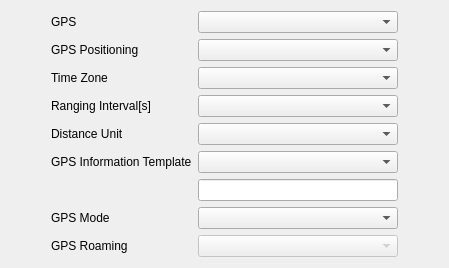
     <widget class="QWidget" name="tab_13">
      <attribute name="title">
       <string>GPS/Ranging</string>
      </attribute>
      <layout class="QHBoxLayout" name="horizontalLayout_23">
       <item>
        <spacer name="horizontalSpacer_22">
         <property name="orientation">
          <enum>Qt::Orientation::Horizontal</enum>
         </property>
         <property name="sizeHint" stdset="0">
          <size>
           <width>40</width>
           <height>20</height>
          </size>
         </property>
        </spacer>
       </item>
       <item>
        <layout class="QFormLayout" name="formLayout_16">
         <property name="formAlignment">
          <set>Qt::AlignmentFlag::AlignLeading|Qt::AlignmentFlag::AlignLeft|Qt::AlignmentFlag::AlignTop</set>
         </property>
         <item row="0" column="0">
          <widget class="QLabel" name="label_156">
           <property name="text">
            <string>GPS</string>
           </property>
          </widget>
         </item>
         <item row="1" column="0">
          <widget class="QLabel" name="label_157">
           <property name="text">
            <string>GPS Positioning</string>
           </property>
          </widget>
         </item>
         <item row="2" column="0">
          <widget class="QLabel" name="label_158">
           <property name="text">
            <string>Time Zone</string>
           </property>
          </widget>
         </item>
         <item row="3" column="0">
          <widget class="QLabel" name="label_159">
           <property name="text">
            <string>Ranging Interval[s]</string>
           </property>
          </widget>
         </item>
         <item row="4" column="0">
          <widget class="QLabel" name="label_160">
           <property name="text">
            <string>Distance Unit</string>
           </property>
          </widget>
         </item>
         <item row="5" column="0">
          <widget class="QLabel" name="label_161">
           <property name="text">
            <string>GPS Information Template</string>
           </property>
          </widget>
         </item>
         <item row="1" column="1">
          <widget class="QComboBox" name="gpsPositioningCmbx">
           <property name="sizePolicy">
            <sizepolicy hsizetype="Fixed" vsizetype="Fixed">
             <horstretch>0</horstretch>
             <verstretch>0</verstretch>
            </sizepolicy>
           </property>
           <property name="minimumSize">
            <size>
             <width>200</width>
             <height>0</height>
            </size>
           </property>
          </widget>
         </item>
         <item row="0" column="1">
          <widget class="QComboBox" name="gpsCmbx">
           <property name="sizePolicy">
            <sizepolicy hsizetype="Fixed" vsizetype="Fixed">
             <horstretch>0</horstretch>
             <verstretch>0</verstretch>
            </sizepolicy>
           </property>
           <property name="minimumSize">
            <size>
             <width>200</width>
             <height>0</height>
            </size>
           </property>
          </widget>
         </item>
         <item row="2" column="1">
          <widget class="QComboBox" name="timeZoneCmbx">
           <property name="sizePolicy">
            <sizepolicy hsizetype="Fixed" vsizetype="Fixed">
             <horstretch>0</horstretch>
             <verstretch>0</verstretch>
            </sizepolicy>
           </property>
           <property name="minimumSize">
            <size>
             <width>200</width>
             <height>0</height>
            </size>
           </property>
          </widget>
         </item>
         <item row="3" column="1">
          <widget class="QComboBox" name="rangingIntervalCmbx">
           <property name="sizePolicy">
            <sizepolicy hsizetype="Fixed" vsizetype="Fixed">
             <horstretch>0</horstretch>
             <verstretch>0</verstretch>
            </sizepolicy>
           </property>
           <property name="minimumSize">
            <size>
             <width>200</width>
             <height>0</height>
            </size>
           </property>
          </widget>
         </item>
         <item row="4" column="1">
          <widget class="QComboBox" name="distanceUnitCmbx">
           <property name="sizePolicy">
            <sizepolicy hsizetype="Fixed" vsizetype="Fixed">
             <horstretch>0</horstretch>
             <verstretch>0</verstretch>
            </sizepolicy>
           </property>
           <property name="minimumSize">
            <size>
             <width>200</width>
             <height>0</height>
            </size>
           </property>
          </widget>
         </item>
         <item row="5" column="1">
          <widget class="QComboBox" name="gpsInformationUpdateCmbx">
           <property name="sizePolicy">
            <sizepolicy hsizetype="Fixed" vsizetype="Fixed">
             <horstretch>0</horstretch>
             <verstretch>0</verstretch>
            </sizepolicy>
           </property>
           <property name="minimumSize">
            <size>
             <width>200</width>
             <height>0</height>
            </size>
           </property>
           <property name="maximumSize">
            <size>
             <width>200</width>
             <height>16777215</height>
            </size>
           </property>
          </widget>
         </item>
         <item row="7" column="0">
          <widget class="QLabel" name="label_162">
           <property name="text">
            <string>GPS Mode</string>
           </property>
          </widget>
         </item>
         <item row="7" column="1">
          <widget class="QComboBox" name="gpsModeCmbx">
           <property name="sizePolicy">
            <sizepolicy hsizetype="Fixed" vsizetype="Fixed">
             <horstretch>0</horstretch>
             <verstretch>0</verstretch>
            </sizepolicy>
           </property>
           <property name="minimumSize">
            <size>
             <width>200</width>
             <height>0</height>
            </size>
           </property>
           <property name="maximumSize">
            <size>
             <width>200</width>
             <height>16777215</height>
            </size>
           </property>
          </widget>
         </item>
         <item row="8" column="0">
          <widget class="QLabel" name="label_163">
           <property name="text">
            <string>GPS Roaming</string>
           </property>
          </widget>
         </item>
         <item row="8" column="1">
          <widget class="QComboBox" name="gpsRoamingCmbx">
           <property name="enabled">
            <bool>false</bool>
           </property>
           <property name="sizePolicy">
            <sizepolicy hsizetype="Fixed" vsizetype="Fixed">
             <horstretch>0</horstretch>
             <verstretch>0</verstretch>
            </sizepolicy>
           </property>
           <property name="minimumSize">
            <size>
             <width>200</width>
             <height>0</height>
            </size>
           </property>
           <property name="maximumSize">
            <size>
             <width>200</width>
             <height>16777215</height>
            </size>
           </property>
          </widget>
         </item>
         <item row="6" column="1">
          <widget class="QLineEdit" name="gpsInformationUpdateTxt">
           <property name="maxLength">
            <number>32</number>
           </property>
           <property name="alignment">
            <set>Qt::AlignmentFlag::AlignCenter</set>
           </property>
          </widget>
         </item>
         <item row="6" column="0">
          <widget class="QLabel" name="label_164">
           <property name="text">
            <string/>
           </property>
          </widget>
         </item>
        </layout>
       </item>
       <item>
        <spacer name="horizontalSpacer_23">
         <property name="orientation">
          <enum>Qt::Orientation::Horizontal</enum>
         </property>
         <property name="sizeHint" stdset="0">
          <size>
           <width>40</width>
           <height>20</height>
          </size>
         </property>
        </spacer>
       </item>
      </layout>
     </widget>
